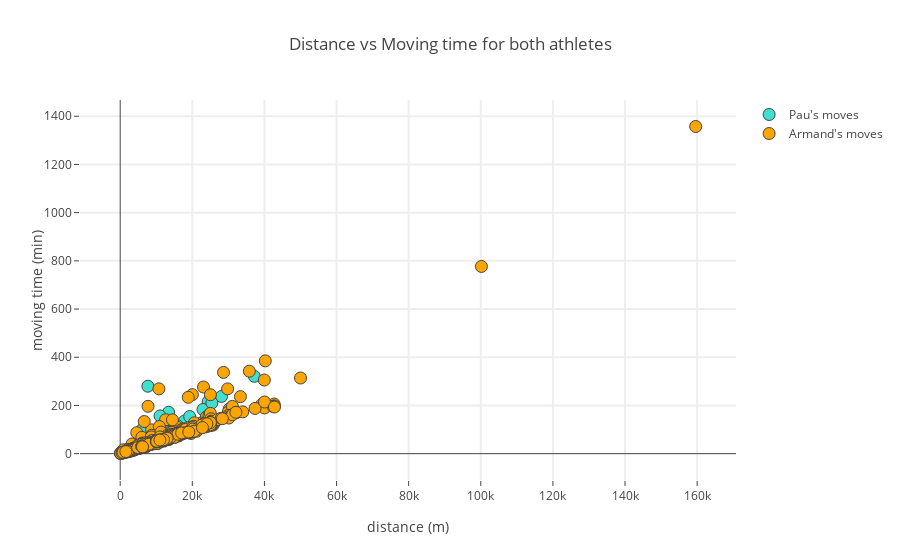

The cell this chart's notebook holds for it:
### Markdown cell above
#### 2.1. Distance (m) and moving time (min) interactive visualization

### Code cell
cf.go_offline()
trace_p = go.Scatter(
    x=moves['distance'][moves.athlete == 'P'],
    y=moves['moving_time'][moves.athlete == 'P'],
    mode='markers',
    marker=dict(size=12,
                line=dict(width=1),
                color='turquoise'
               ),
    name="Pau's moves"
    )
trace_a = go.Scatter(
    x=moves['distance'][moves.athlete == 'A'],
    y=moves['moving_time'][moves.athlete == 'A'],
    mode='markers',
    marker=dict(size=12,
                line=dict(width=1),
                color='orange'
               ),
    name="Armand's moves",
    )
data_comp = [trace_p, trace_a]

layout_comp = go.Layout(
    title="Distance vs Moving time for both athletes",
    hovermode='closest',
    xaxis=dict(
        title='distance (m)',
        ticklen=5,
        gridwidth=2,
    ),
    yaxis=dict(
        title='moving time (min)',
        ticklen=5,
        gridwidth=2,
    ),
)
fig_comp = go.Figure(data=data_comp, layout=layout_comp)
fig_comp.iplot(filename='ap3')

### Figure 1 — Plotly figure (JSON) as saved in the notebook; plotly's stock layout.template omitted (floating-point values rounded to 4 significant figures; data arrays with more than 128 entries replaced by an {"elided": "..."} marker saying what was removed)
{"data": [{"marker": {"color": "turquoise", "line": {"width": 1}, "size": 12}, "mode": "markers", "name": "Pau's moves", "type": "scatter", "uid": "ff917b71-5d05-4eea-8159-a4be2f3dbc2c", "x": {"elided": "143 int values"}, "y": {"elided": "143 float values"}}, {"marker": {"color": "orange", "line": {"width": 1}, "size": 12}, "mode": "markers", "name": "Armand's moves", "type": "scatter", "uid": "c6904bc0-255f-4d52-9a99-8818f622f801", "x": {"elided": "670 int values"}, "y": {"elided": "670 float values"}}], "layout": {"hovermode": "closest", "title": {"text": "Distance vs Moving time for both athletes"}, "xaxis": {"gridwidth": 2, "ticklen": 5, "title": {"text": "distance (m)"}}, "yaxis": {"gridwidth": 2, "ticklen": 5, "title": {"text": "moving time (min)"}}}}
